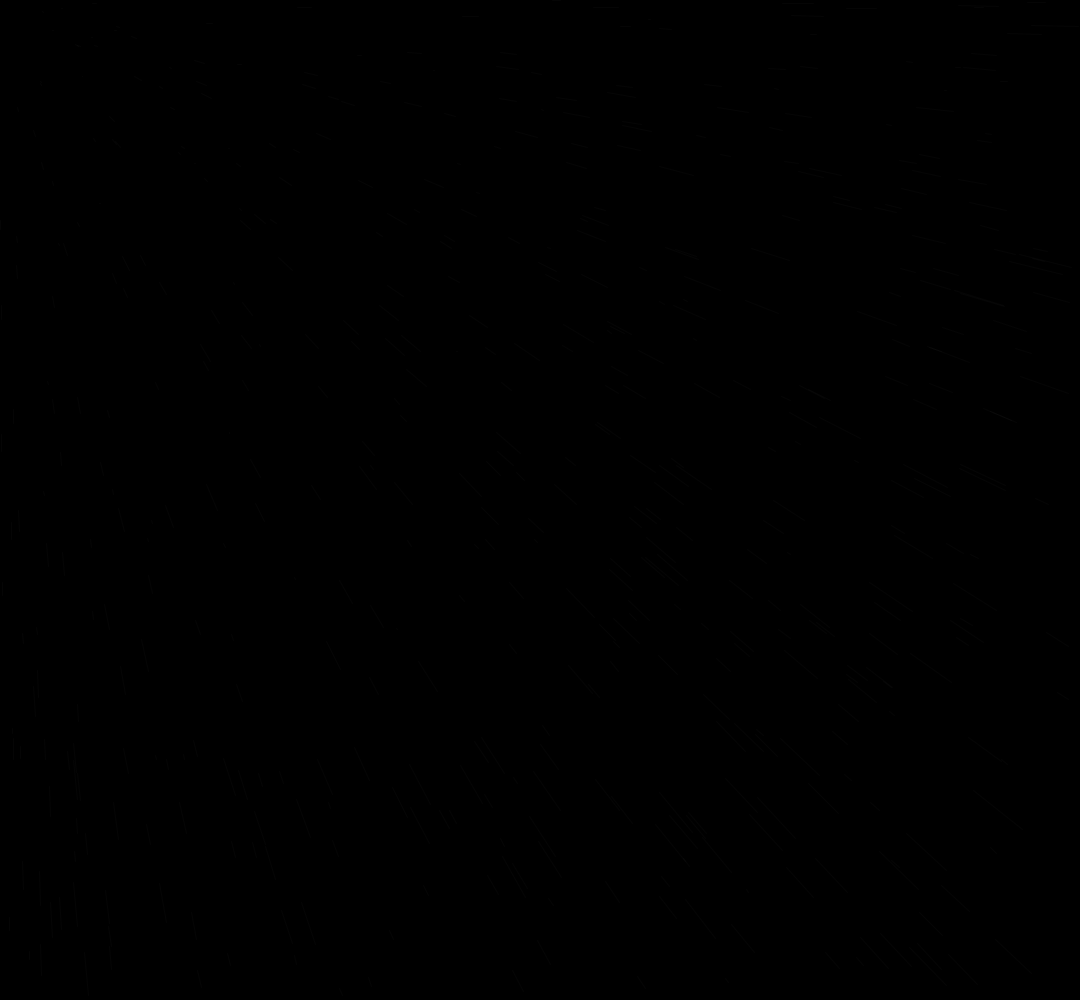
Frame 1 (no input)
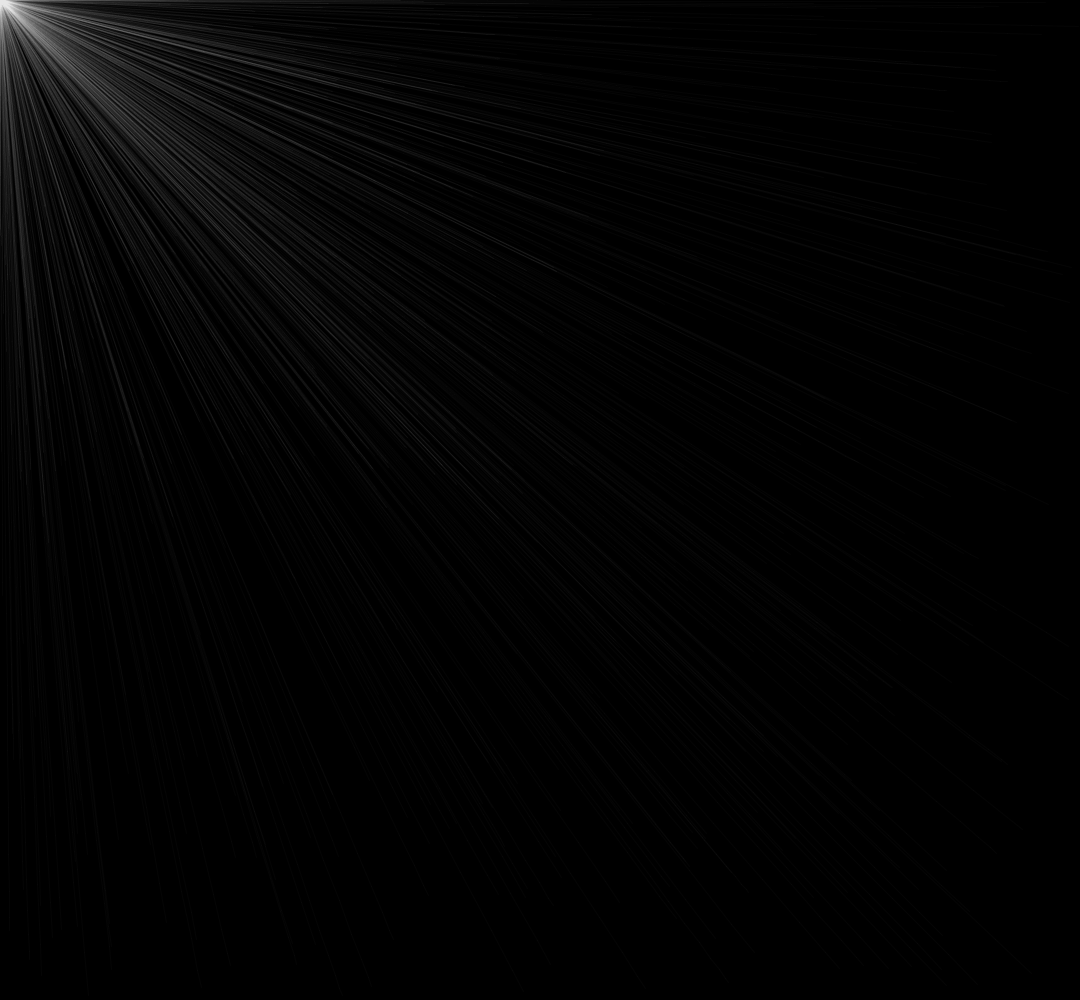
Frame 60 (the mouse pressed at the canvas centre just before this capture)
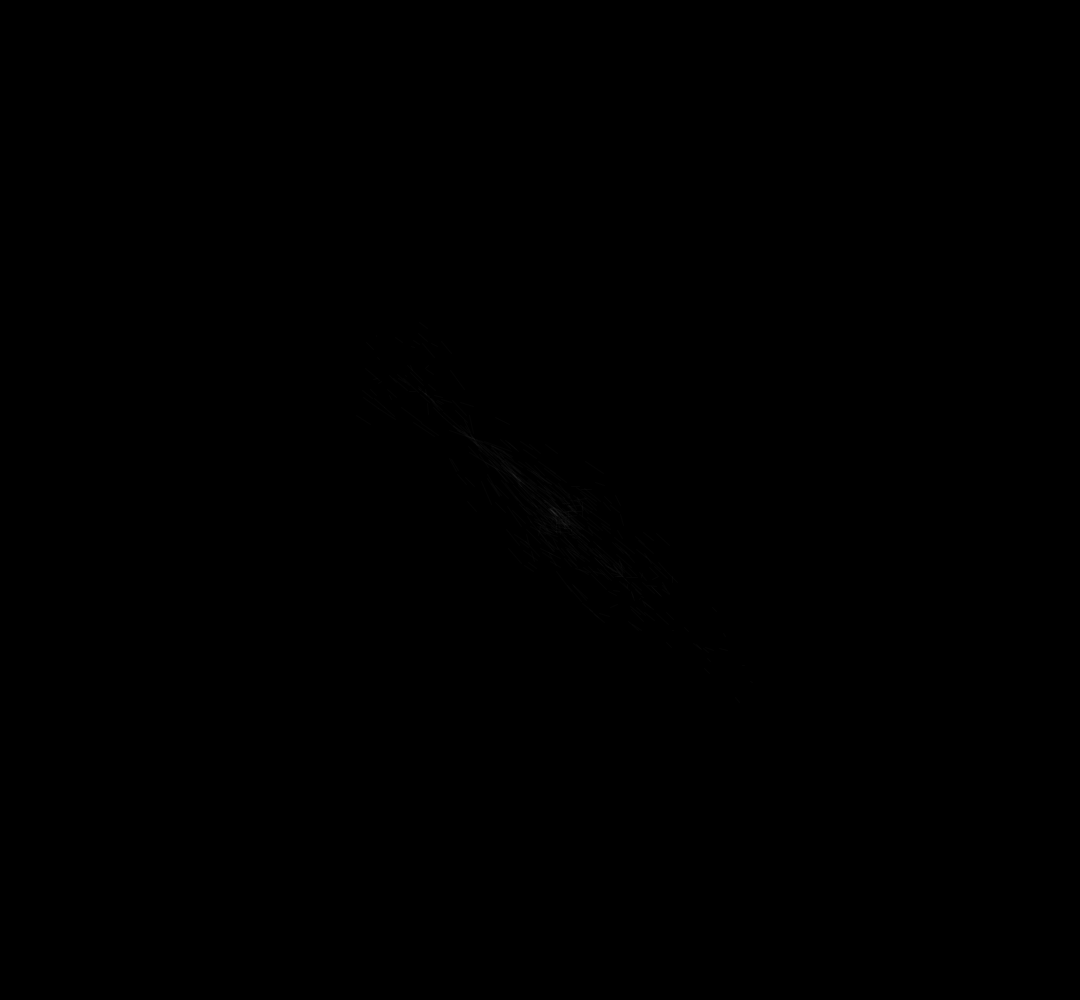
Frame 120 (the mouse held since frame 60 and released just before this capture)

The Processing sketch that drew these frames (run headless with seeded random() and noise(); from frame 60 on, the mouse is pressed at the canvas centre):

// Processing sketch: Brush_Elastic
// ── Brush_Elastic.pde

Agent[]as;

PVector center;

void setup() {
  size(1080, 1000);
  background(0);

  stroke(255, 5);

  as=new Agent[500];
  for (int i=0; i<as.length; i++) {
    as[i]=new Agent();
  }

  center=new PVector(0, 0);
}

void draw() {


  PVector mp= new PVector(mouseX, mouseY);
  PVector spd=PVector.sub(mp, center);
  spd.mult(0.1);
  center.add(spd);

  if (mousePressed) {
    background(0);
  }

  for (int i=0; i<as.length; i++) {
    as[i].update(center);
  }
}



class Agent {

  PVector pos;
  PVector prevPos;
  PVector spd; 
  float individualFactor;

  Agent() {
    pos=new PVector(random(width), random(height));
    prevPos=pos.copy();

    spd=new PVector(0, 0);    
    individualFactor=random(0.2, 5);
  }

  void update(PVector target) {
    PVector acc=PVector.sub(target, pos);
    acc.mult(0.01);
    acc.mult(individualFactor);

    spd.add(acc);
    pos.add(spd);

    spd.mult(0.96);

    line(pos.x, pos.y, prevPos.x, prevPos.y);

    prevPos=pos.copy();
  }
}
